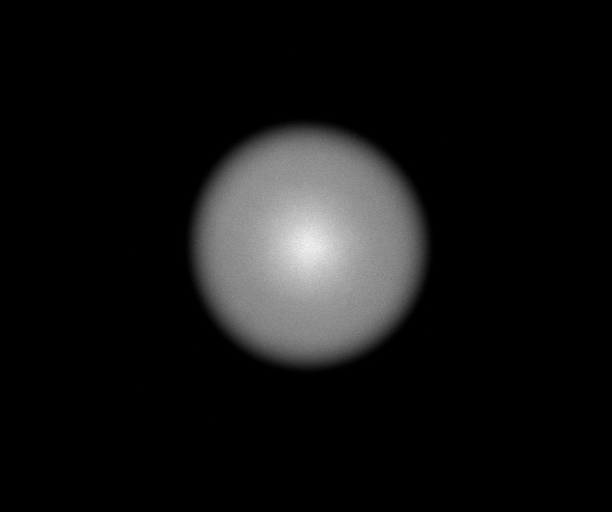
%> input picture Esperienze/Esperienza 1/Dati/CAMimages/series6_125ms/plasma003.tif, 1224 x 1024 px (shown at 1/2 size)
$ octave fitGrad.m   (GNU Octave 9; MATLAB toolbox functions it lacks are replaced by stand-ins)
%> lines starting %> are read from the running program, lines starting %| are printed output that depends on the picture
%-------------------------------------------------------------------------%
%        FIT GAUSSIANO per la determinazione del raggio di plasma         %
%-------------------------------------------------------------------------%

close all
clear all
clc

% FIGURA UNO --> FIT GAUSSIANO CON EVOLUZIONE LIBERA 300ms
path = '/home/filippo/Desktop/CODICINI/LABO_PLASMI/Esperienze/Esperienza 1/Dati/CAMimages/series2_300ms/plasma003.tif';
M = imread(path); M = double(M); [rowm, colm] = size(M);
%> further down, M is the input picture: size 1024x1224 uint16; min 0, max 321, mean 23.7
%> after `[rowm, colm] = size(M)`: rowm = 1024; colm = 1224

[X, Y] = meshgrid(linspace(-colm/2, colm/2, colm), linspace(-rowm/2 + 10, rowm/2 + 10, rowm));
xm = X.*M; ym = Y.*M; col = sum(sum(xm))/sum(sum(M)); row = sum(sum(ym))/sum(sum(M));
%> after `xm = X.*M`:
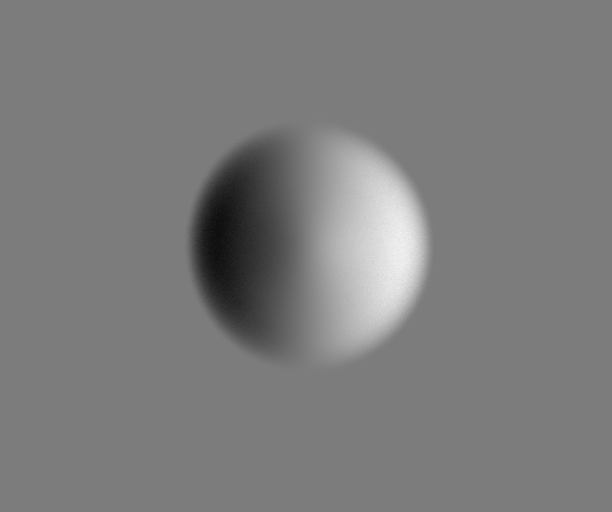
%> xm: size 1024x1224 double (shown at 1/2 size); min -34142.4, max 35637.6, mean 99.9; drawn with min black and max white
%> after `ym = Y.*M`:
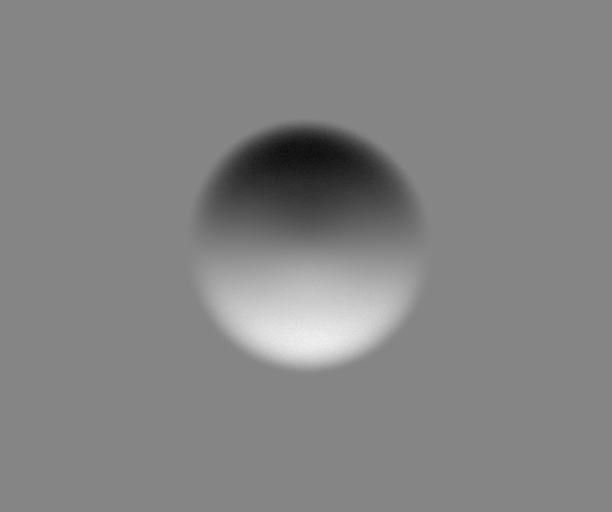
%> ym: size 1024x1224 double (shown at 1/2 size); min -38553.6, max 34855.1, mean -264.2; drawn with min black and max white
%> after `col = sum(sum(xm))/sum(sum(M))`: col = 4.21
%> after `row = sum(sum(ym))/sum(sum(M))`: row = -11.13

inte = sum((M(:, int32(col + colm/2))'));
%> inte = 96327
intGrad = inte/470;
%> intGrad = 205
profDens = zeros(1, 730);
for i=130:600
    profDens(i) = intGrad;
end
%> after the loop, profDens = 730 values, max 205 at index 130, min 0 at index 1, mean 132.2

figure;
plot(linspace(-colm/2 - col, colm/2 - col, colm), M(int32(row + rowm/2 - 10), :), 'r.', 'MarkerSize', 5, 'DisplayName', 'Dati Colonna'); hold on; grid on;
plot(linspace(-rowm/2 - row + 10, rowm/2 + 10 - row, rowm), M(:, int32(col + colm/2))', 'g.', 'MarkerSize', 5, 'DisplayName', 'Dati Riga'); hold on; grid on;
plot(linspace(-365, 365, 730), profDens, 'b-', 'LineWidth', 2, 'DisplayName', 'Profile'); hold on; grid on; xlim([0, 300]);

xlabel('Posizione'); ylabel('Intensità'); legend('show');
%> after `legend('show')`:
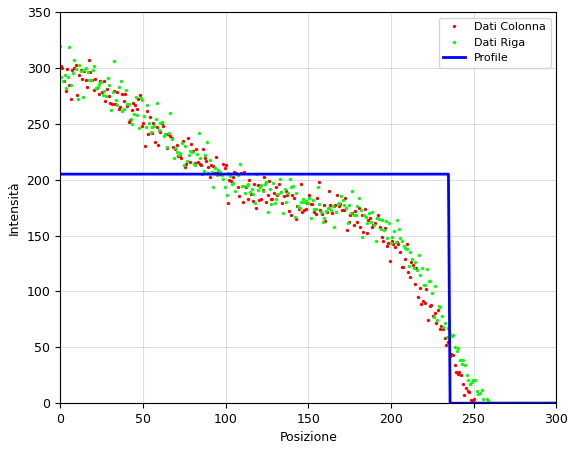
%> figure redrawn from the program's plot data; highest point at x = -0.704, y = 320; highest point at x = -16.41, y = 321; curve peaks at x = -235.8, y = 205


% FIGURA DUE --> FIT GAUSSIANO CON EVOLUZIONE LIBERA 100ms
path = '/home/filippo/Desktop/CODICINI/LABO_PLASMI/Esperienze/Esperienza 1/Dati/CAMimages/series5_100ms/plasma003.tif';
M = imread(path); M = double(M); [rowm, colm] = size(M);

[X, Y] = meshgrid(linspace(-colm/2, colm/2, colm), linspace(-rowm/2 + 10, rowm/2 + 10, rowm));
xm = X.*M; ym = Y.*M; col = sum(sum(xm))/sum(sum(M)); row = sum(sum(ym))/sum(sum(M));

xFit = [linspace(-colm/2 - col, colm/2 - col, colm) linspace(-rowm/2 - row + 10, rowm/2 + 10 - row, rowm)];
%> xFit = 2248 values, max 607.8 at index 1224, min -616.2 at index 1, mean 7.33
yFit = [M(int32(row + rowm/2 - 10), :) M(:, int32(col + colm/2))'];
%> yFit = 2248 values, max 321 at index 1699, min 0 at index 1, mean 84.22

inte = sum((M(:, int32(col + colm/2))'));
intGrad = inte/470;
profDens = zeros(1, 730);
for i=130:600
    profDens(i) = intGrad;
end

figure;
plot(linspace(-colm/2 - col, colm/2 - col, colm), M(int32(row + rowm/2 - 10), :), 'r.', 'MarkerSize', 5, 'DisplayName', 'Dati Colonna'); hold on; grid on;
plot(linspace(-rowm/2 - row + 10, rowm/2 + 10 - row, rowm), M(:, int32(col + colm/2))', 'g.', 'MarkerSize', 5, 'DisplayName', 'Dati Riga'); hold on; grid on;
plot(linspace(-365, 365, 730), profDens, 'b-', 'LineWidth', 2, 'DisplayName', 'Profile'); hold on; grid on; xlim([0, 300]);

xlabel('Posizione'); ylabel('Intensità'); legend('show');

$ run again, with Esperienze/Esperienza 1/Dati/CAMimages/series6_125ms/plasma002.tif copied over Esperienze/Esperienza 1/Dati/CAMimages/series6_125ms/plasma003.tif
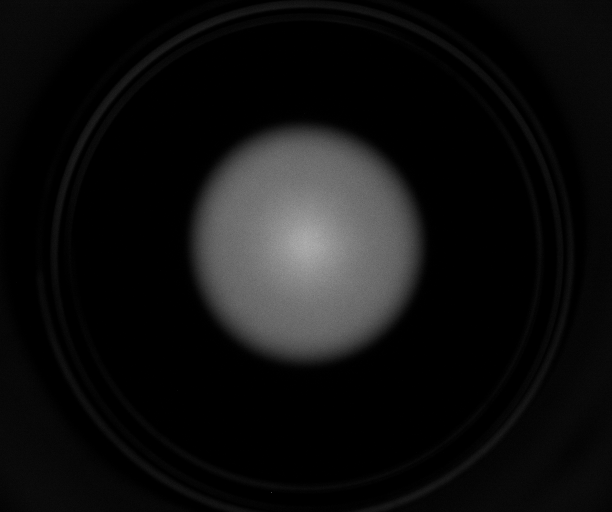
%> input picture Esperienze/Esperienza 1/Dati/CAMimages/series6_125ms/plasma002.tif, 1224 x 1024 px (shown at 1/2 size)
%> M is the input picture: size 1024x1224 uint16; min 4, max 445, mean 32.5
%> M: size 1024x1224 double
%> `ym = Y.*M`:
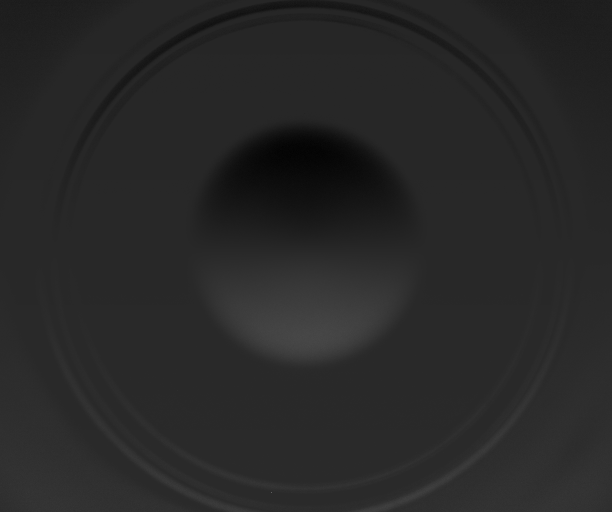
%> ym: size 1024x1224 double (shown at 1/2 size); min -40744.3, max 215363.5, mean -168.9; drawn with min black and max white
%> col = 7.93
%> row = -5.19
%> inte = 102664
%> intGrad = 218.4
%> after the loop `for i=130:600`: profDens = 730 values, max 218.4 at index 130, min 0 at index 1, mean 140.9
%> `legend('show')`:
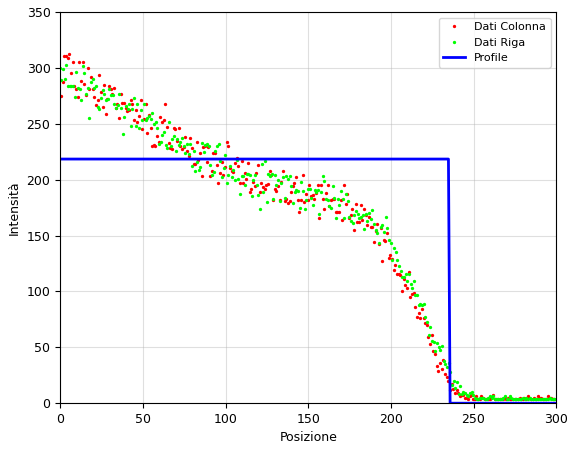
%> figure redrawn from the program's plot data; highest point at x = -19.44, y = 314; highest point at x = -8.33, y = 309; curve peaks at x = -235.8, y = 218.4
%> xFit = 2248 values, max 604.1 at index 1224, min -619.9 at index 1, mean 2.6
%> yFit = 2248 values, max 314 at index 601, min 4 at index 6, mean 91.04
